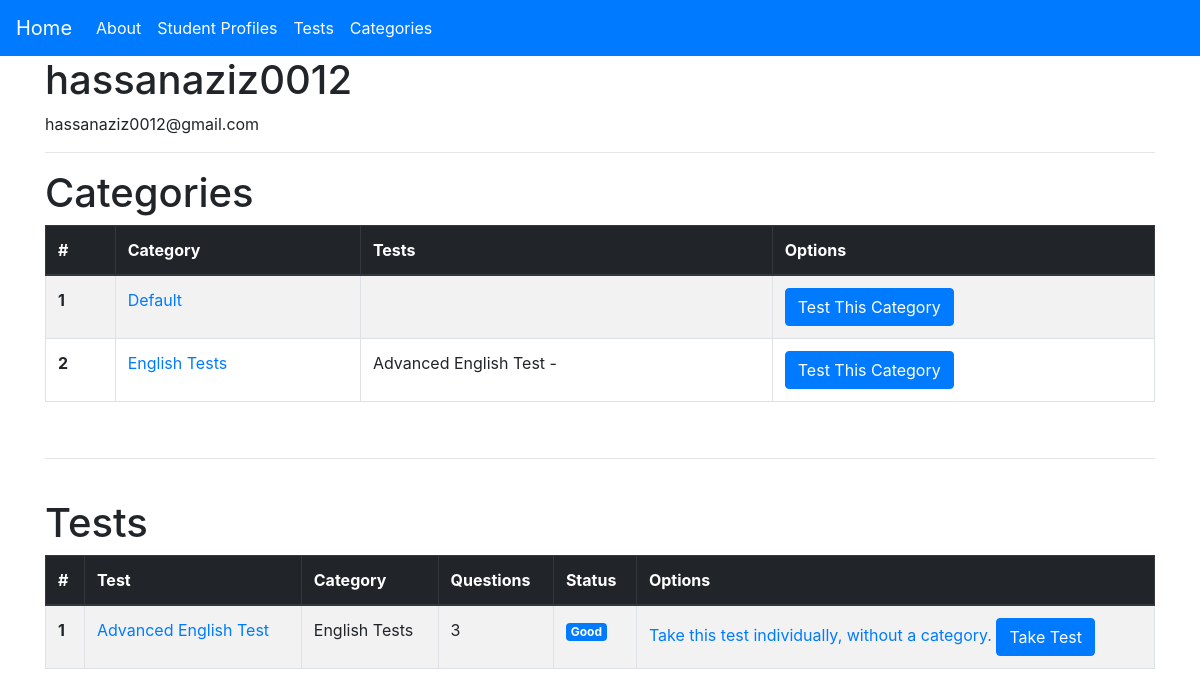
The page /profile/hassanaziz0012 on the database its author committed.
### users/models.py (models this page shows, shortened)
class StudentProfile(models.Model):
    username = models.CharField(max_length=100, blank=False)
    email = models.EmailField()
    avg_score = models.IntegerField(default=0)

### category/models.py (models this page shows, shortened)
class Category(models.Model):
    category_name = models.CharField(max_length=100)
    taking_category_test_bool = models.BooleanField(default=False)
    def __str__(self) -> str:
        return f"{self.category_name}"

### tests/models.py (models this page shows, shortened)
class Test(models.Model):
    test_name = models.CharField(max_length=100)
    test_directions = models.TextField(null=True)
    test_status_new = models.ManyToManyField(StudentProfile, related_name='test_status_new')
    test_status_good = models.ManyToManyField(StudentProfile, related_name='test_status_good', blank=True)
    test_status_repeat = models.ManyToManyField(StudentProfile, related_name='test_status_repeat', blank=True)
    test_repeat_due = models.IntegerField(default=6)
    test_status_due = models.ManyToManyField(StudentProfile, related_name='test_status_due', blank=True)
    test_order = models.IntegerField(default=0)
    supporting_material = models.CharField(max_length=500, null=True, blank=True)
    category = models.ForeignKey(Category, on_delete=models.CASCADE)

### users/views.py (the view)
# urls.py: path('profile/<str:profile_username>', views.profile, name='profile'),
def profile(request, profile_username):
    profile = StudentProfile.objects.filter(username=profile_username).first()
    tests = Test.objects.all()
    questions = Question.objects.all()
    categories = Category.objects.all()
    context = {
        'title': profile.username + ' - Profile',
        'profile': profile,
        'tests': tests,
        'questions': questions,
        'categories': categories,
    }
    return render(request, 'main/profile.html', context=context)

### main/templatetags/tags.py (called while the page is built)
@register.simple_tag(name='filter_questions_per_test')
def filter_questions_per_test(questions, test_id):
    questions_per_test = questions.filter(test=test_id)
    length_of_questions = len(questions_per_test)
    return length_of_questions

### main/templates/main/profile.html
{% extends 'main/base.html' %}
{% load tags %}
{% block content %}
<h1>{{profile.username}}</h1>
<p>{{profile.email}}</p>
<hr>
<h1>Categories</h1>
<table class="table table-bordered table-striped">
    <thead class="thead-dark">
        <tr>
            <th scope="col">#</th>
            <th scope="col">Category</th>
            <th scope="col">Tests</th>
            <th scope="col">Options</th>
        </tr>
    </thead>
    <tbody>
        {% for category in categories %}
            <tr>
                <th scope="row">{{forloop.counter}}</th>
                <td>
                    <a href="{% url 'category' category.id %}">
                        {{category.category_name}}
                    </a>
                </td>
                <td>
                    {% for test in tests %}
                        {% if test.category == category %}
                            {{test.test_name}} -
                        {% endif %}
                    {% endfor %}
                </td>
                <td>
                    <a href="{% url 'take-category-test' category.id profile.id %}">
                        <button class="btn btn-primary">Test This Category</button>
                    </a>
                </td>
            </tr>
        {%endfor%}
    </tbody>
</table>
<br><hr><br>
<h1>Tests</h1>
<table class="table table-bordered table-striped">
    <thead class="thead-dark">
        <tr>
            <th scope="col">#</th>
            <th scope="col">Test</th>
            <th scope="col">Category</th>
            <th scope="col">Questions</th>
            <th scope="col">Status</th>
            <th scope="col">Options</th>
        </tr>
    </thead>
    <tbody>
        {% for test in tests %}
            <tr>
                <th scope="row">{{forloop.counter}}</th>
                <td>
                    <a href="{% url 'test' test.id %}">
                        {{test.test_name}}
                    </a>
                </td>
                <td>{{test.category}}</td>
                <td>{%filter_questions_per_test questions test.id%}</td>
                <td>
                    {% if profile in test.test_status_new.all %}
                        <span class="badge badge-success">New</span>
                    {% elif profile in test.test_status_good.all %}
                        <span class="badge badge-primary">Good</span>
                    {% elif profile in test.test_status_repeat.all %}
                        <span class="badge badge-danger">Repeat</span>
                        <span class="badge badge-info">Due in {{test.test_repeat_due}} lessons</span>
                    {% elif test.test_status_due %}
                        <span class="badge badge-warning">Due</span>
                    {% else %}
                        <span class="badge badge-secondary">Status Unknown</span>
                    {% endif %}
                </td>
                <td>
                    <a href="{% url 'take-test' test.id profile.id %}">
                        Take this test individually, without a category.
                        <button class="btn btn-primary">Take Test</button>
                    </a>
                </td>
            </tr>
        {%endfor%}
    </tbody>
</table>
{% endblock content %}

### rows shown on the page
StudentProfile: username "hassanaziz0012", email "hassanaziz0012@gmail.com"
Category: category_name "Default"
Category: category_name "English Tests"
Test: test_name "Advanced English Test", category "English Tests", id "3", shows "Good"
